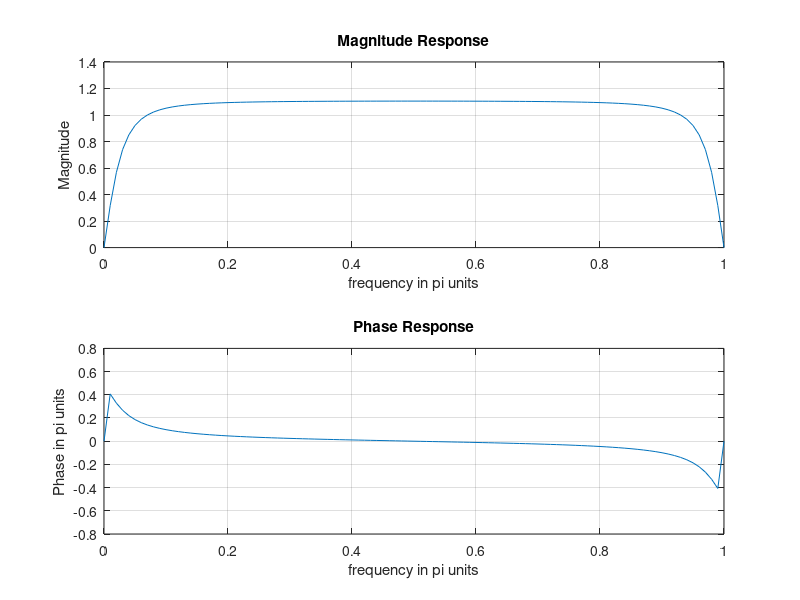

The MATLAB source for this figure:
b=[1 0 -1];
a=[1 0 -0.81];
% đồ thị hàm đáp ứng tần số của hệ thống
% Tim dap ung tan so bang cach danh gia 200 diem roi rac
% cua H(z) tren duong tron don vi
[H, w] = freqz(b,a,200,'whole');
magH = abs(H(1:101)); phaH= angle(H(1:101));
% Ve dap ung tan so
subplot(2,1,1); plot(w(1:101)/pi,magH); grid;
title('Magnitude Response');
xlabel('frequency in pi units');
ylabel('Magnitude');
subplot(2,1,2); plot(w(1:101)/pi,phaH/pi); grid;
title('Phase Response');
xlabel('frequency in pi units');
ylabel('Phase in pi units');